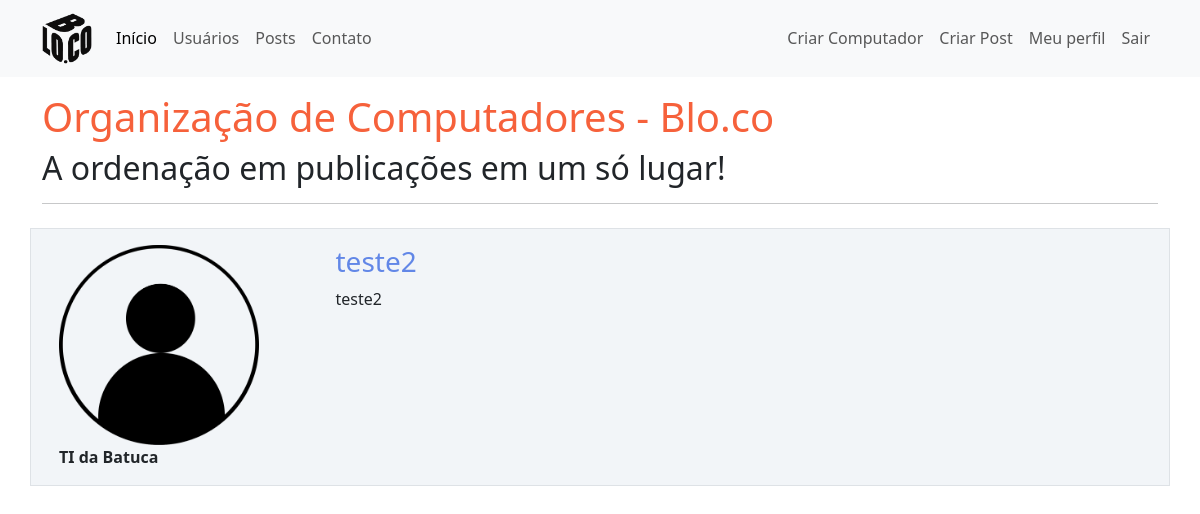
/posts (signed in), run on the app's committed database.
### organizacaocomputadores/models.py (models this page shows, shortened)
class Post(database.Model):
    id = database.Column(database.Integer, primary_key=True)
    titulo = database.Column(database.String(100), nullable=False)
    corpo = database.Column(database.Text, nullable=False)
    data_criacao = database.Column(database.DateTime, nullable=False, default=datetime.utcnow)
    id_usuario = database.Column(database.Integer, database.ForeignKey('usuario.id'), nullable=False)

class Usuario(database.Model, UserMixin):
    id = database.Column(database.Integer, primary_key=True)
    username = database.Column(database.String(50), nullable=False)
    email = database.Column(database.String(120), unique=True, nullable=False)
    senha = database.Column(database.String(60), nullable=False)
    foto_perfil = database.Column(database.String(20), nullable=False, default='default.jpg')
    computadores = database.relationship('Computador', backref='autor', lazy=True)
    posts = database.relationship('Post', backref='autor', lazy=True)

### organizacaocomputadores/routes.py (the view)
@app.route("/posts")
@login_required
def posts():
    posts = Post.query.order_by(Post.id.desc())
    return render_template('posts.html', posts=posts)

### organizacaocomputadores/models.py (called while the page is built)
@login_manager.user_loader
def load_usuario(id_usuario):
    return Usuario.query.get(int(id_usuario))

### organizacaocomputadores/templates/posts.html
{% extends 'base.html' %}
{% block body %}
<div class="container mt-3">
    <h1 style="color:#f6613b">Organização de Computadores - Blo.co</h1>
    <h2>A ordenação em publicações em um só lugar!</h2>
    <hr>
    {% for post in posts %}
    <div class="row border mt-4 p-3 meupost">
        <div class="col col-3">
            <div class="image pe-2"><img
                    src="{{ url_for('static', filename='fotos_perfil/{}'.format(post.autor.foto_perfil)) }}"
                    class="rounded" width="200"></div>
            <strong>{{ post.autor.username }}</strong>
        </div>
        <div class="col col-9">
             <a class="decoration titulo" href="{{ url_for('exibir_post', post_id=post.id) }}"><h3>{{ post.titulo }}</h3></a>
            <p>{{ post.corpo }}</p>
        </div>
    </div>
    {% endfor %}
</div>
{% endblock %}

### organizacaocomputadores/static/main.css (style rules this page uses)
.meupost { background: #f2f5f8 !important; }
.titulo { color:#6287e7 }
.decoration { text-decoration:none }

### data on the page
Post: foto_perfil (placeholder picture), autor.username "TI da Batuca", titulo "teste2", corpo "teste2"
